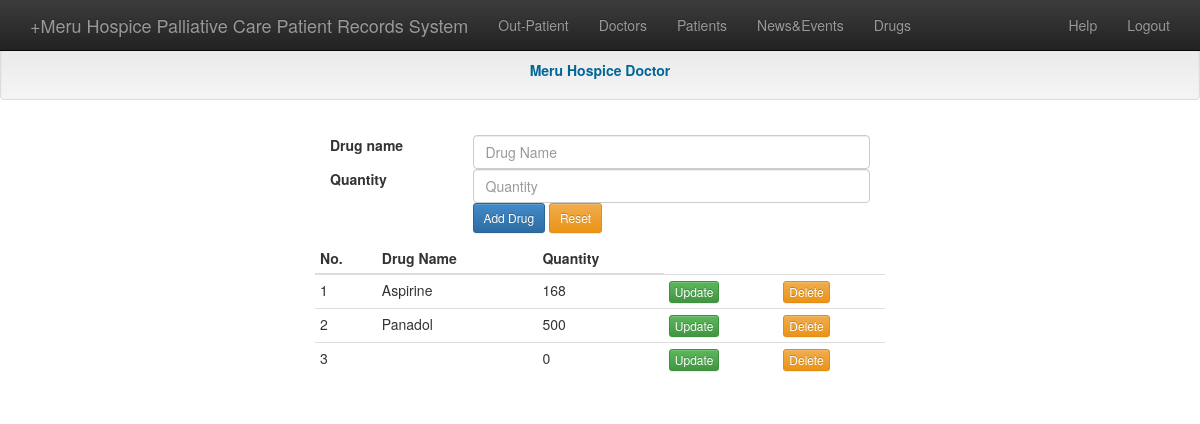
The page /admin/drugs.php on the database its author committed.
### tables this page shows
CREATE TABLE `hos_drugs` (
  `id` int(10) NOT NULL auto_increment,
  `name` varchar(100) NOT NULL,
  `quantity` int(10) NOT NULL,
  PRIMARY KEY  (`id`),
  UNIQUE KEY `name` (`name`)
);

### admin/drugs.php (the view, shortened to what this page needs)
<!doctype html>
<html>
<head>
    <link href="../bootstrap/dist/css/bootstrap.css" rel="stylesheet" type="text/css" />
    <link href="../bootstrap/dist/css/bootstrap-theme.css" rel="stylesheet" type="text/css" />
</head>
<body>
<div class="navbar navbar-inverse navbar-fixed-top" role="navigation">
    <div class="container">
        <div class="navbar-header">
            <a class="navbar-brand" href="#">+Meru Hospice Palliative Care Patient Records System</a>
        </div>
        <div class="navbar-collapse collapse">
            <ul class="nav navbar-nav">
                <li><a href="opt.php">Out-Patient</a></li>
                <li><a href="doctors.php">Doctors</a></li>
                <li><a href="patients.php">Patients</a></li>
                <li><a href="news.php">News&amp;Events</a></li>
                <li><a href="drugs.php">Drugs</a></li>
            </ul>
            <ul class="nav navbar-nav navbar-right">
                <li><a href="help.php">Help</a></li>
                <li><a href="controller/logout.php">Logout</a></li>
            </ul>
        </div>
    </div>
</div>
<br><br>
<div class="well"><center style="color:#069;font-size:14px"><strong>Meru Hospice Doctor</strong></center></div>
<div class="container"  style="width:50%; margin:0 auto;">
    <form action="<?php $PHP_SELF ?>" method="POST">
        <div class="form-group">
            <label for="name" class="col-sm-3 control-label">Drug name</label>
            <div class="col-sm-9">
                <input class="form-control" id="name" name="name" placeholder="Drug Name" type="text">
            </div>
        </div>
        <div class="form-group">
            <label for="quantity" class="col-sm-3 control-label">Quantity</label>
            <div class="col-sm-9">
                <input class="form-control" id="quantity" name="quantity" placeholder="Quantity" type="text">
            </div>
        </div>
        <div class="col-sm-3">
        </div>
        <div class="col-sm-9">
            <p>
                <button class="btn btn-primary btn-sm" name="add">Add Drug</button>
                <input type="reset" class="btn btn-warning btn-sm" name="reset" value="Reset"/>
            </p>
    </div>
    </form>
    <?php
        $sql = mysql_query("SELECT * FROM hos_drugs") or trigger_error(mysql_error());
        $res = mysql_fetch_array($sql);
        if($res > 0){
    ?>
    <table class="table table-condensed table-hover">
        <thead>
            <tr>
                <th>No.</th><th>Drug Name</th><th>Quantity</th>
            </tr>
        </thead>
        <tbody>
            <?php
            $index = 1;
               do{
                    ?>
                        <tr>
                            <td><?php echo $index; ?></td><td><?php echo $res['name']; ?></td><td><?php echo $res['quantity']; ?></td>
                            <td><button class="btn btn-success btn-xs" onclick=Next(<?php echo $res['id']; ?>)>Update</button></td>
                            <td><button class="btn btn-warning btn-xs" onclick=NextDel(<?php echo $res['id']; ?>)>Delete</button></td>
                        </tr>
                    <?php
                   $index++;
               }while($res = mysql_fetch_array($sql));
            ?>
        </tbody>
    </table>
    <?php
        }else{
            echo "<fieldset><div class='alert alert-warning'><i class='glyphicon glyphicon-exclamation-sign'></i> There is currently no record of any drug in the database.</div></fieldset>";
        }
    ?>
</div>
</body>
</html>

### rows shown on the page
hos_drugs: name "Aspirine", quantity "168"
hos_drugs: name "Panadol", quantity "500"
hos_drugs: quantity "0"
